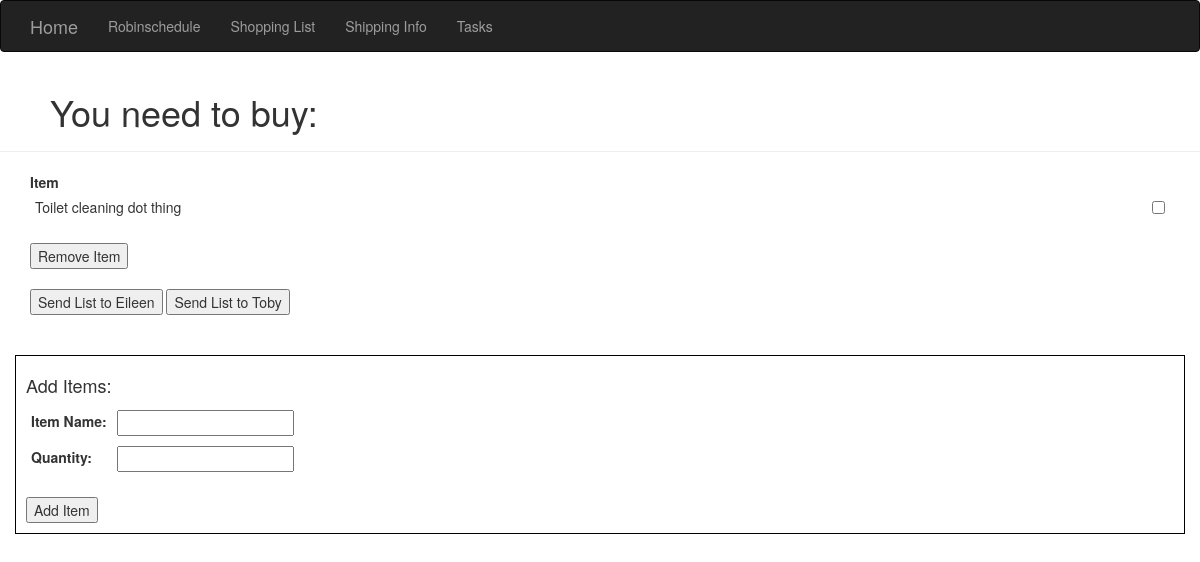
/shopping, run on an earlier commit of the app's database.
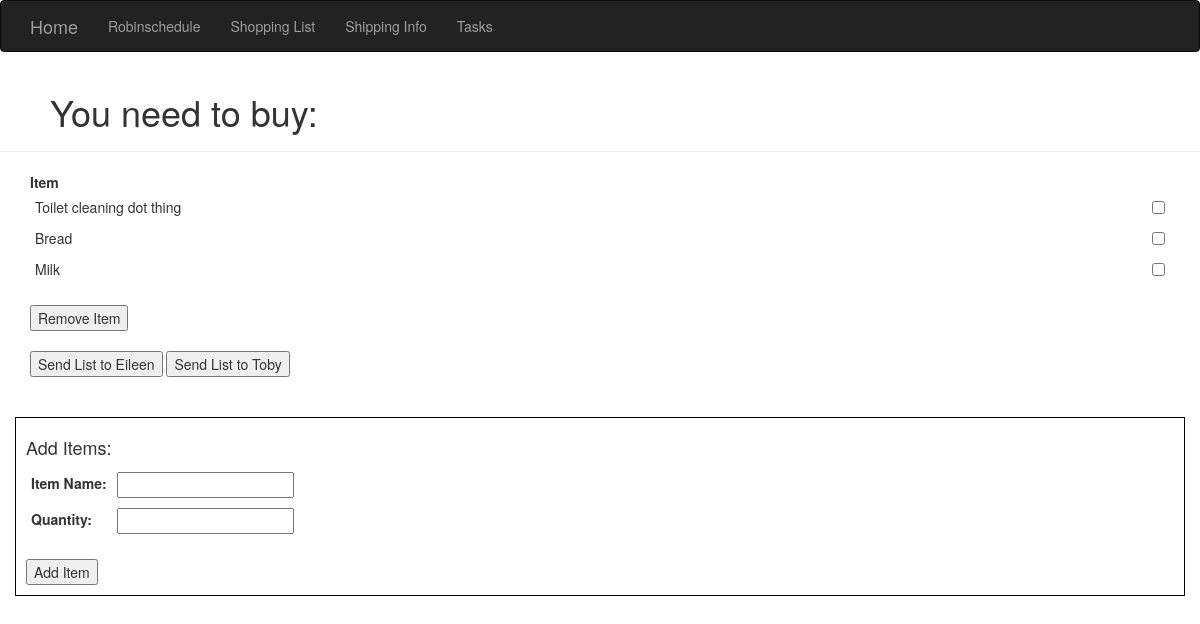
And on a later commit of the database.
### homeSite.py (models this page shows, shortened)
class Grocery(db.Model):
    __tablename__ = 'groceries'
    id = db.Column(db.Integer, primary_key=True)
    itemName = db.Column(db.String(64), unique=True)
    quantity = db.Column(db.Integer) #Setting quantity to optional so 'rice' doesn't need a quantity

### homeSite.py (the view, shortened to what this page needs)
@app.route('/shopping', methods=['GET', 'POST'])
def shopping():
    shoppingItems = Grocery.query.all()
    recipientEmailAddress = None
    return render_template('shopping.html', items=shoppingItems)

### templates/shopping.html (shortened to what this page needs)
{% extends "base.html" %}
{% block content %}
<div class="page-header" style="padding-left: 50px;">
    <h1>You need to buy:</h1>
</div>
<div class="container">
    {% if items %}
    <form method="POST" name="itemsToRemove">
    <table>
        <tr>
            <th style="width: 90%;">
                Item
            </th>
            <th style="width: 10%;">
            </th>
        </tr>
        {% for item in items %}
            <tr>
                <td>
                    {{item.itemName}}
                </td>
                <td>
                </td>
                <td><input type="checkbox" name="itemToRemove" value="{{item.itemName}}"></td>
            </tr>
        {% endfor %}
    </table>
    <br/>
    <input type="submit" name="remove" value="Remove Item">
</form>
    <br/>
    <form method="POST">
        <input type="submit" name="eileen" value="Send List to Eileen">
        <input type="submit" name="toby" value="Send List to Toby">
    </form>
    {% else %}
        <div class="list-group-heading" style="padding-left: 50px;">
            There's nothing you need to buy.
        </div>
    {% endif %}
</div>
<br>
<br>
<div class="container" style="border: 1px solid black; padding: 10px;">
    <form method=POST name="addItem">
        <table>
            <tr>
                <th colspan="2">
                    <h4>Add Items:</h4>
                </th>
            </tr>
            <tr>
                <td>
                    <label for="itemName">Item Name:</label>
                </td>
                <td>
                    <input type="text" id="itemName" name="itemName" required>
                </td>
            </tr>
            <tr>
                <td>
                    <label for="itemQuant">Quantity:</label>
                </td>
                <td>
                    <input type="number" id="itemQuant" name="itemQuant" min='1'>
                </td>
            </tr>
            <tr style="height: 20px;">
            </tr>
        </table>
    <input type="submit" name="addItem" value="Add Item">
    </form>
</div>
<br/>
{% endblock %}

### templates/base.html (shortened to what this page needs)
{% extends "bootstrap/base.html" %}
{% block navbar %}
<div class="navbar navbar-inverse" role="navigation">
    <div class="container">
        <div class="navbar-header">
            <a class="navbar-brand" href="/">Home</a>
        </div>
        <div class="navbar-collapse collapse">
            <ul class="nav navbar-nav">
                <li><a href="/schedule">Robinschedule</a></li>
                <li><a href="/shopping">Shopping List</a></li>
                <li><a href="/shipping">Shipping Info</a></li>
                <li><a href="/tasks">Tasks</a></li>
            </ul>
        </div>
    </div>
</div>
{% endblock %}

### templates/shopping.html (style rules this page uses)
td { padding:5px }

What changed in the data, as far as the page shows it:
added Grocery: itemName "Bread"
added Grocery: itemName "Milk"
